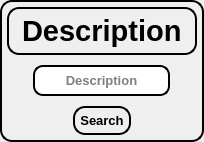
                            <widget class="QFrame" name="frame_31">
                             <property name="styleSheet">
                              <string notr="true">border:2px solid black;
border-radius:12px;
padding:5px;</string>
                             </property>
                             <property name="frameShape">
                              <enum>QFrame::StyledPanel</enum>
                             </property>
                             <property name="frameShadow">
                              <enum>QFrame::Raised</enum>
                             </property>
                             <layout class="QVBoxLayout" name="verticalLayout_9">
                              <property name="spacing">
                               <number>10</number>
                              </property>
                              <property name="leftMargin">
                               <number>0</number>
                              </property>
                              <property name="topMargin">
                               <number>0</number>
                              </property>
                              <property name="rightMargin">
                               <number>0</number>
                              </property>
                              <property name="bottomMargin">
                               <number>0</number>
                              </property>
                              <item alignment="Qt::AlignHCenter|Qt::AlignVCenter">
                               <widget class="QLabel" name="label_40">
                                <property name="font">
                                 <font>
                                  <pointsize>22</pointsize>
                                  <weight>75</weight>
                                  <italic>false</italic>
                                  <bold>true</bold>
                                  <underline>false</underline>
                                 </font>
                                </property>
                                <property name="text">
                                 <string>Description</string>
                                </property>
                               </widget>
                              </item>
                              <item alignment="Qt::AlignHCenter|Qt::AlignTop">
                               <widget class="QLineEdit" name="description_search">
                                <property name="font">
                                 <font>
                                  <pointsize>10</pointsize>
                                  <weight>75</weight>
                                  <bold>true</bold>
                                 </font>
                                </property>
                                <property name="styleSheet">
                                 <string notr="true">border-radius:10px;</string>
                                </property>
                                <property name="alignment">
                                 <set>Qt::AlignCenter</set>
                                </property>
                                <property name="placeholderText">
                                 <string>Description</string>
                                </property>
                                <property name="clearButtonEnabled">
                                 <bool>false</bool>
                                </property>
                               </widget>
                              </item>
                              <item alignment="Qt::AlignHCenter|Qt::AlignTop">
                               <widget class="QPushButton" name="Search_btn">
                                <property name="font">
                                 <font>
                                  <pointsize>10</pointsize>
                                  <weight>75</weight>
                                  <bold>true</bold>
                                 </font>
                                </property>
                                <property name="text">
                                 <string>Search</string>
                                </property>
                                <property name="icon">
                                 <iconset resource="icons.qrc">
                                  <normaloff>:/icons/icons/search.svg</normaloff>:/icons/icons/search.svg</iconset>
                                </property>
                                <property name="iconSize">
                                 <size>
                                  <width>20</width>
                                  <height>20</height>
                                 </size>
                                </property>
                               </widget>
                              </item>
                             </layout>
                            </widget>
